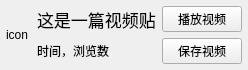
<?xml version="1.0" encoding="UTF-8"?>
<ui version="4.0">
 <class>Form</class>
 <widget class="QWidget" name="Form">
  <property name="geometry">
   <rect>
    <x>0</x>
    <y>0</y>
    <width>247</width>
    <height>68</height>
   </rect>
  </property>
  <property name="windowTitle">
   <string>Form</string>
  </property>
  <property name="styleSheet">
   <string notr="true">QWidget{font-family: &quot;微软雅黑&quot;;}
</string>
  </property>
  <layout class="QGridLayout" name="gridLayout_2">
   <property name="leftMargin">
    <number>6</number>
   </property>
   <property name="topMargin">
    <number>6</number>
   </property>
   <property name="rightMargin">
    <number>6</number>
   </property>
   <property name="bottomMargin">
    <number>6</number>
   </property>
   <property name="horizontalSpacing">
    <number>9</number>
   </property>
   <property name="verticalSpacing">
    <number>6</number>
   </property>
   <item row="0" column="0">
    <widget class="QLabel" name="label">
     <property name="text">
      <string>icon</string>
     </property>
     <property name="alignment">
      <set>Qt::AlignCenter</set>
     </property>
    </widget>
   </item>
   <item row="0" column="1">
    <layout class="QGridLayout" name="gridLayout" columnstretch="1,0">
     <property name="spacing">
      <number>6</number>
     </property>
     <item row="1" column="0">
      <widget class="QLabel" name="label_3">
       <property name="text">
        <string>时间，浏览数</string>
       </property>
      </widget>
     </item>
     <item row="0" column="0">
      <widget class="QLabel" name="label_2">
       <property name="font">
        <font>
         <family>微软雅黑</family>
         <pointsize>13</pointsize>
        </font>
       </property>
       <property name="text">
        <string>这是一篇视频贴</string>
       </property>
      </widget>
     </item>
     <item row="0" column="1">
      <widget class="QPushButton" name="pushButton_2">
       <property name="text">
        <string>播放视频</string>
       </property>
      </widget>
     </item>
     <item row="1" column="1">
      <widget class="QPushButton" name="pushButton">
       <property name="text">
        <string>保存视频</string>
       </property>
      </widget>
     </item>
    </layout>
   </item>
  </layout>
 </widget>
 <resources/>
 <connections/>
</ui>
